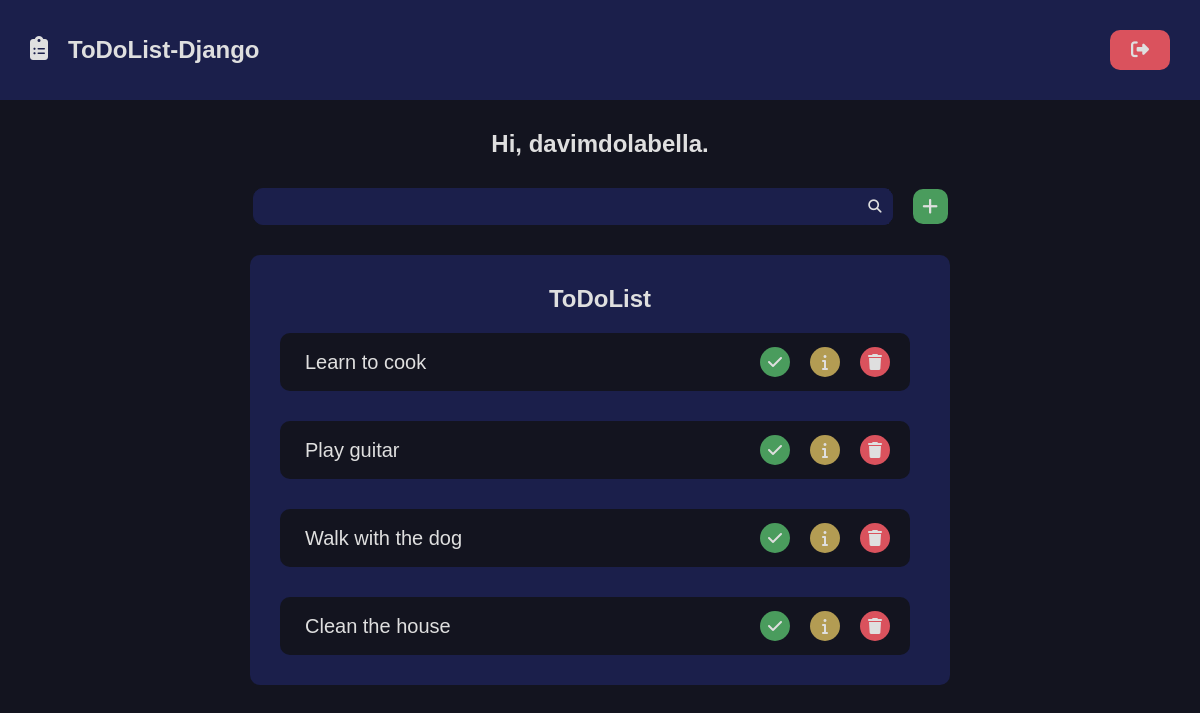
Before: / (signed in) with the older database file.
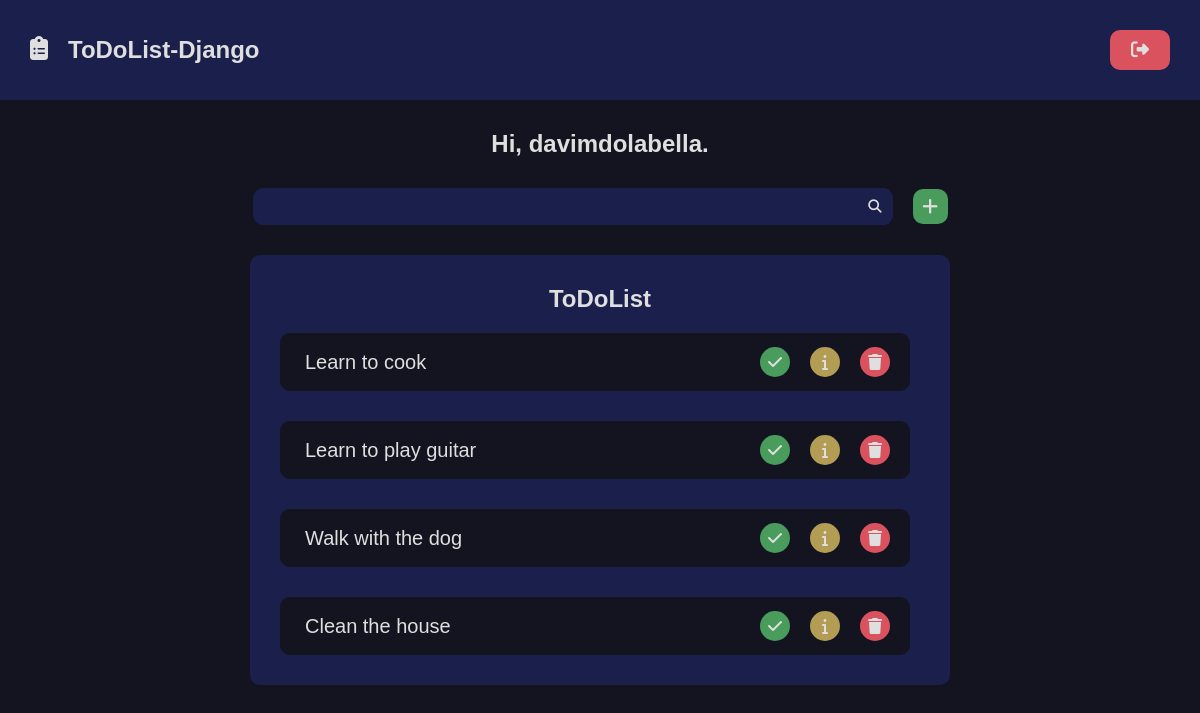
After: the same page with the newer database file.
### todolist/models.py (models this page shows, shortened)
class Task(models.Model):
    title = models.CharField(max_length=35)
    description = models.TextField(max_length=500)
    checked = models.BooleanField(default=False)
    deadline = models.DateField()
    created_at = models.DateTimeField(auto_now_add=True)
    updated_at=models.DateTimeField(auto_now=True)
    slug = models.SlugField(max_length=20, unique=True)
    author = models.ForeignKey(
        User, on_delete=models.SET_NULL, null=True
    )

### todolist/views.py (the view)
# urls.py: path('', views.home, name='home'),
@login_required(login_url='users:login', redirect_field_name='next')
def home(request):
    tasks = Task.objects.filter(
            author=request.user
        ).order_by('-id')
    return render(request, 'todolist/pages/home.html', {
        'tasks':tasks,
    })

### todolist/templates/todolist/pages/home.html
{% extends "global/base.html" %}
{% block content %}
    <div class="main container">
        {% if not is_detail_page %}
            <h1 class="main_menssage">Hi, {{ request.user.username }}.</h1>
        {% endif %}
        {% include "todolist/partials/todolist.html" %}
    </div>
{% endblock content %}

### base_templates/global/base.html (shortened to what this page needs)
<!DOCTYPE html>
<html lang="pt-br">
{% include "global/partials/head.html" %}
<body>
    {% include "global/partials/header.html" %}
    <main class="main-container">
        {% block content %}{% endblock content %}
    </main>
</body>
</html>

### base_templates/global/partials/head.html (shortened to what this page needs)
{% load static %}
<head>
    <link rel="stylesheet" href="https://cdnjs.cloudflare.com/ajax/libs/font-awesome/6.7.1/css/fontawesome.min.css" />
    <link rel="stylesheet" href="https://cdnjs.cloudflare.com/ajax/libs/font-awesome/6.7.1/css/brands.min.css" />
    <link rel="stylesheet" href="https://cdnjs.cloudflare.com/ajax/libs/font-awesome/6.7.1/css/solid.min.css" />
    <link rel="stylesheet" href=" {% static "global/css/style.css" %}">
</head>

### base_templates/global/partials/header.html (shortened to what this page needs)
<header class="header-container">
    {% if request.user.username %}
    <div class="header container">
        <h2>
            <a href="{% url 'todolist:home' %}" class="logo">
                <i class="fa-solid fa-clipboard-list logo-icon"></i>
                <span class="logo-text">ToDoList-Django</span>
            </a>
        </h2>
        <form class="inline-form" method="POST" action="{% url 'users:logout' %}">
            <button type="submit" class="logout-button button" title="logout"><i class="fa-solid fa-right-from-bracket"></i></button>
        </form>
    {% endif %}
    </div>
</header>

### base_templates/global/partials/messages.html (shortened to what this page needs)
{% load static %}

### todolist/templates/todolist/partials/todolist.html (shortened to what this page needs)
{% load static %}
{% if is_detail_page %}
<div class="todolist-container">
    <div class="todolist container border detail">
        <h2>{{task.title}}</h2>
        <div class="list-itens detail">
            {% include "todolist/partials/list_item.html" %}
        </div>
    </div>
</div>
{% else %}
    <div class="todolist-header-container">
        {% include "todolist/partials/search.html" %}
    </div>
    <div class="todolist-container">
        <div class="todolist container border">
            <h2>ToDoList</h2>
            <div class="list-itens">
                {% for task in tasks %}
                    {% include "todolist/partials/list_item.html" %}
                {% empty %}
                    <p>No task found here 😥.</p>
                {% endfor %}
            </div>
        </div>
    </div>
{% endif %}

### todolist/templates/todolist/partials/search.html
<div class="container">
    {% if is_search_page %}
    <form action="{% url 'todolist:search' %}" method="GET" class="search-form focus">
    {% else %}
    <form action="{% url 'todolist:search' %}" method="GET" class="search-form">
    {% endif %}
        <input type="search" class="search-input border" name="q" value="{{ search_term }}" required>
        <button type="submit" class="search-button border"><i class="fa-solid fa-search "></i></button>
    </form>
    <div class="create-new-item-button ">
        <a href="#" class="create-new-item-button-link button" title="create-new-item"><i class="fa-solid fa-plus"></i></a>
    </div>
</div>

### todolist/templates/todolist/partials/list_item.html
{% if is_detail_page %}
    <div class="list-item-actions" style="margin-top:1rem;">
        <div class="list-item-action-button">
            <a href="#" class="list-item-action-button-link two" title="edit-item"><i class="fa-solid fa-pencil"></i></a>
        </div>
        <div class="list-item-action-button">
            <a href="#" class="list-item-action-button-link three " title="delete-item"><i class="fa-solid fa-trash"></i></a>
        </div>
    </div>
    <div class="detail list-item border">
        <div class="detail list-item-content">
            {% if task.checked %}
            <p class="detail list-item-text">Status: <span>Done</span></p>
            {% else %}
            <p class="detail list-item-text">Status: <span>Not done</span></p>
            {% endif %}
        </div>
    </div>
    <div class="detail list-item border">
        <div class="detail list-item-content">
            <p class="detail list-item-text">Name: <span>{{ task.title }} </span></p>
        </div>
    </div>
    <div class="detail list-item border">
        <div class="detail list-item-content">
            <p class="detail list-item-text">Description: <span>{{ task.description }} </span></p>
        </div>
    </div>
    <div class="detail list-item border">
        <div class="detail list-item-content">
            <p class="detail list-item-text time">Deadline: <span>{{ task.deadline }} </span></p>
        </div>
    </div>
    <div class="detail list-item border">
        <div class="detail list-item-content">
            <p class="detail list-item-text time">Author: <span>{{ task.author.username }} </span></p>
        </div>
    </div>
{% else %}
    <div class="list-item border">
        <div class="list-item-content">
            <p class="list-item-text">
                {% if task.title %}
                    {{ task.title }}
                {% else %}
                    {{ task.object.title }}
                {% endif %}
            </p>
        </div>
        <div class="list-item-actions">
            <div class="list-item-action-button">
                <a href="#" class="list-item-action-button-link one" title="check-item"><i class="fa-solid fa-check"></i></a>
            </div>
            <div class="list-item-action-button">
                <a href="{% url 'todolist:detail' task.pk %}" class="list-item-action-button-link two" title="details"><i class="fa-solid fa-info"></i></a>
            </div>
            <div class="list-item-action-button">
                <a href="#" class="list-item-action-button-link three " title="delete-item"><i class="fa-solid fa-trash"></i></a>
            </div>
        </div>
    </div>
{% endif %}

Changed rows visible on the page:
changed Task: title "Play guitar" → "Learn to play guitar"
